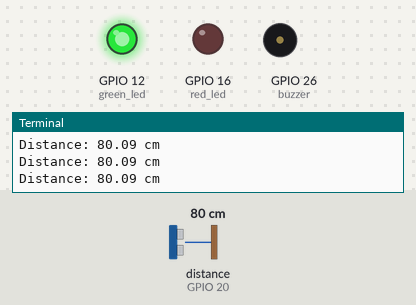
A program run on a simulated Raspberry Pi (BCM pin numbers). Parts: output pins drawn as LEDs (lit = HIGH), buzzer (waves = sounding, pin HIGH), the last lines printed to the terminal. Inputs (shaded band) come from the test bench; at power-on: distance to the obstacle (sensor on GPIO 20) 80 cm. The echo pulse lasts 58.3 µs per cm; the clock reads 2024-03-15 10:24:30 at power-on unless the program sets it; pins used as bus, display or sensor lines are not drawn.

Above: at 1.2 s.
1.3 s: distance to the obstacle (sensor on GPIO 20) set to 32 cm
2.8 s: distance to the obstacle (sensor on GPIO 20) set to 26 cm
At 3.5 s:
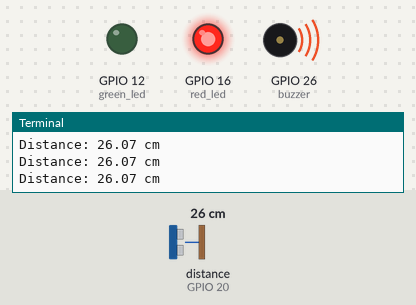
4.3 s: distance to the obstacle (sensor on GPIO 20) set to 60 cm
At 4.7 s:
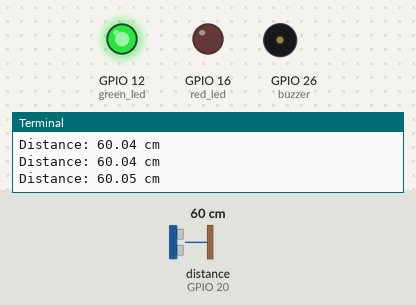
5.8 s: distance to the obstacle (sensor on GPIO 20) set to 2 cm
At 6.7 s:
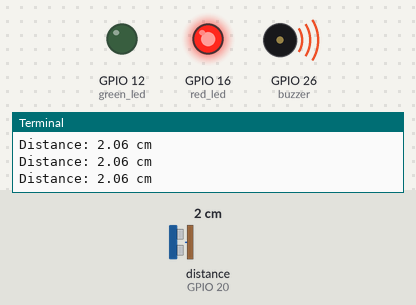
Timing chart, 0 to 8.3 s (numbered marks = the images above; inputs shaded):
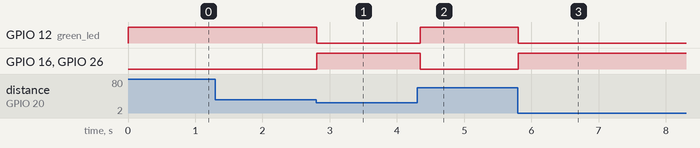

Measured:
- the behaviour switches between 30 and 29 cm on distance to the obstacle (sensor on GPIO 20) (found by bisection; images 0 and 1)
- after the input at 2.8 s, GPIO 12 (green_led): HIGH → LOW at once; GPIO 16 (red_led), GPIO 26 (buzzer): LOW → HIGH at once
- after the input at 4.3 s, GPIO 12 (green_led): LOW → HIGH after 0.05 s; GPIO 16 (red_led), GPIO 26 (buzzer): HIGH → LOW after 0.05 s
- after the input at 5.8 s, GPIO 12 (green_led): HIGH → LOW at once; GPIO 16 (red_led), GPIO 26 (buzzer): LOW → HIGH at once

The program:

R47._Social_Distancing_Alert_System.py
```python
"""
Components Used:
1. Raspberry Pi
2. Ultrasonic Sensor
3. Red LED
4. Green LED
5. Buzzer
6. Breadboard
7. Jumper Wires
"""

import RPi.GPIO as gpio
import time

# GPIO Pin configuration
trig = 21      # Trigger pin
echo = 20      # Echo pin
red_led = 16   # Red LED pin
green_led = 12 # Green LED pin
buzzer = 26    # Buzzer pin

# GPIO setup
gpio.setmode(gpio.BCM)
gpio.setup(trig, gpio.OUT)
gpio.setup(echo, gpio.IN)
gpio.setup(red_led, gpio.OUT)
gpio.setup(green_led, gpio.OUT)
gpio.setup(buzzer, gpio.OUT)

def get_distance():
    """Measure the distance using the ultrasonic sensor."""

    # Send a short pulse to trigger the sensor
    gpio.output(trig, True)
    time.sleep(0.00001)  # 10µs pulse
    gpio.output(trig, False)

    # Wait for the echo pin to go HIGH
    while gpio.input(echo) == 0:
        start_time = time.time()

    # Wait for the echo pin to go LOW
    while gpio.input(echo) == 1:
        stop_time = time.time()

    # Calculate the distance in cm
    duration = stop_time - start_time
    distance = (duration * 34300) / 2  # Speed of sound = 343m/s

    return round(distance, 2)  # Return the distance rounded to 2 decimal places

try:
    while True:
        distance = get_distance()
        print(f"Distance: {distance} cm")

        # Control LEDs and buzzer based on distance
        if distance < 30:
            gpio.output(red_led, True)
            gpio.output(green_led, False)
            gpio.output(buzzer, True)
        else:
            gpio.output(red_led, False)
            gpio.output(green_led, True)
            gpio.output(buzzer, False)

        time.sleep(0.1)  # Update every 100ms

except KeyboardInterrupt:
    print("Exiting...")
    gpio.cleanup()
```
